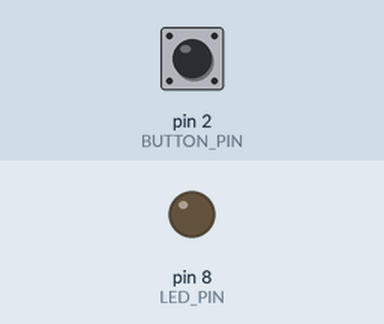
Recording of a sketch running on a simulated Arduino Uno, built with avr-gcc and run on an emulated ATmega328P. On the bench: output pins drawn as LEDs (lit = HIGH). The inputs (shaded band) are chosen by the test bench; at power-on: pin 2 (BUTTON_PIN) HIGH.

Above: at 1.2 s.
1.3 s: pin 2 (BUTTON_PIN) pulled LOW for 0.15 s
At 2.2 s:
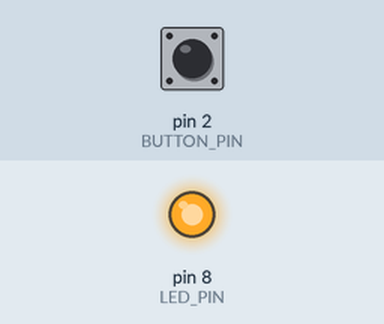
2.9 s: pin 2 (BUTTON_PIN) pulled LOW for 1 s
At 3.4 s:
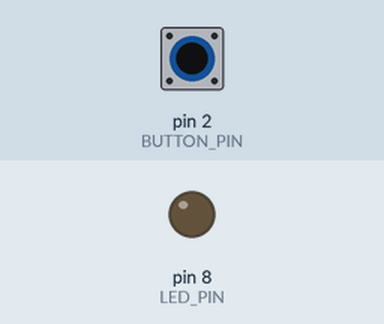
5.4 s: pin 2 (BUTTON_PIN) pulled LOW for 3.2 s
At 6.5 s:
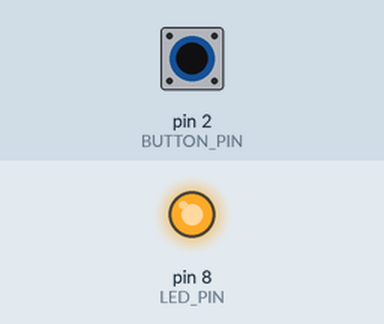
Timing chart, 0 to 8.4 s (numbered marks = the images above; inputs shaded):
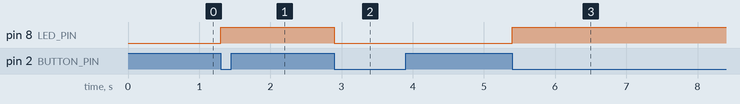

Measured:
- after the input at 1.3 s, pin 8 (LED_PIN): LOW → HIGH at once
- after the input at 2.9 s, pin 8 (LED_PIN): HIGH → LOW at once
- after the input at 5.4 s, pin 8 (LED_PIN): LOW → HIGH at once

The sketch:

led_toggle.ino
```cpp
/*
  IoT Student Lab
  Project 08: LED Toggle / Electronic Switch

  Platform: Arduino Uno
  Concept: State Variables + Button Events + Toggle Logic
*/

const int BUTTON_PIN = 2;
const int LED_PIN = 8;

bool ledState = false;

// Stores the previous button state.
bool lastButtonState = HIGH;

void setup() {

  pinMode(LED_PIN, OUTPUT);
  pinMode(BUTTON_PIN, INPUT_PULLUP);

  digitalWrite(LED_PIN, LOW);
}

void loop() {

  bool currentButtonState = digitalRead(BUTTON_PIN);

  // Detect a new button press.
  if (lastButtonState == HIGH && currentButtonState == LOW) {

    // Change the LED state.
    ledState = !ledState;

    digitalWrite(LED_PIN, ledState ? HIGH : LOW);

    // Simple debounce delay.
    delay(50);
  }

  // Store current state for the next loop.
  lastButtonState = currentButtonState;
}
```
